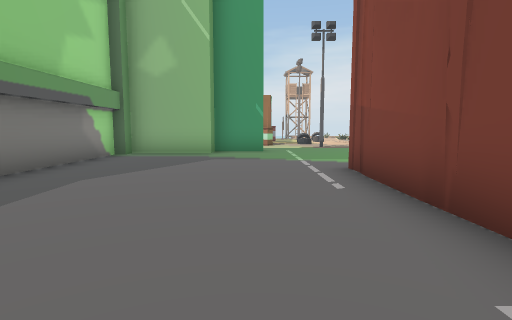
[1] (above)

24 first-person views from a walk through a 3-D level made in the Unity game engine. The camera is 1.5 m above the floor, tilts 6° down and sees 80° across. The floor is counted in squares, 2 m on a side. Each view is taken from the middle of a square. On the plan, view 1 faces up. The plan holds only what a view shows up to about 10 squares ahead; the rest is blank. The place goes on beyond the plan. The player character is not drawn. Some animated figures are not drawn. Some surface patterns are stand-ins.

[2]
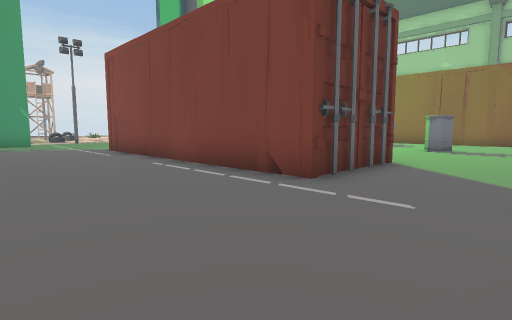

[3]
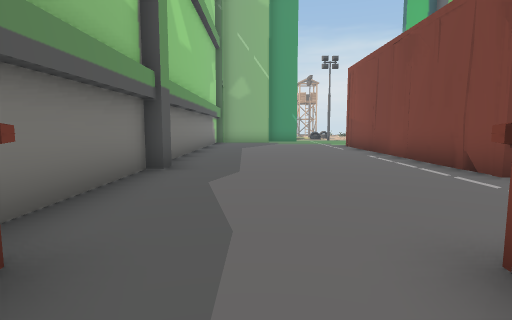

[4]
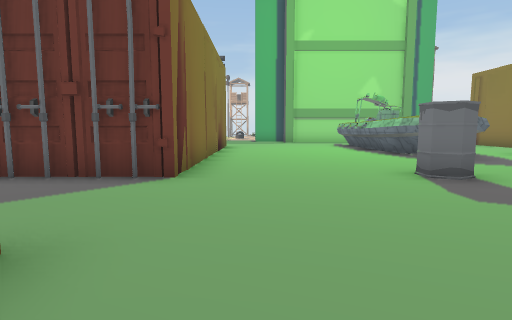

[5]
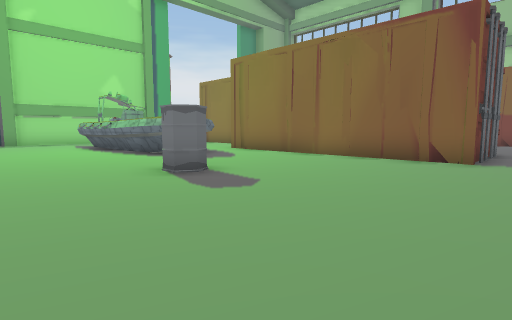

[6]
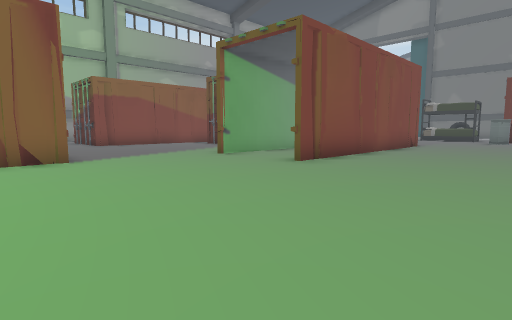

[7]
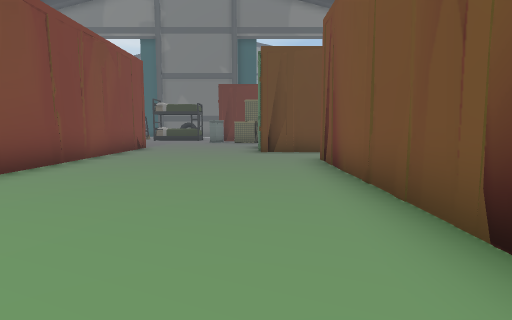

[8]
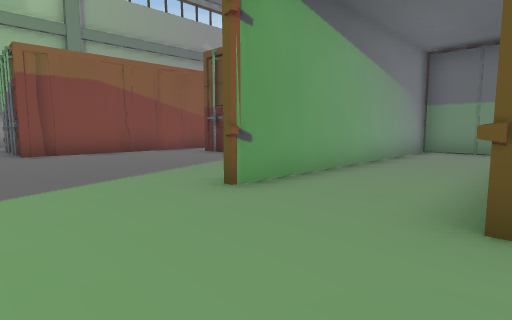

[9]
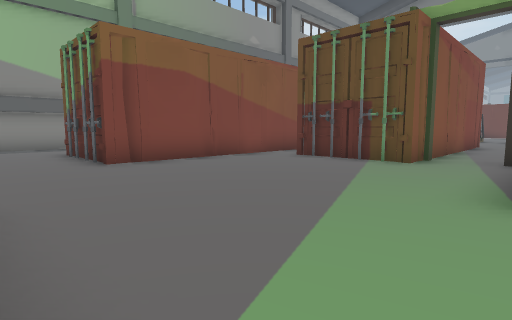

[10]
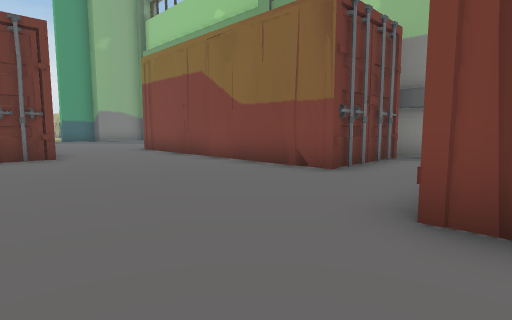

[11]
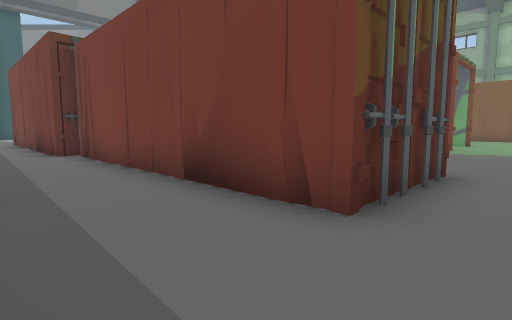

[12]
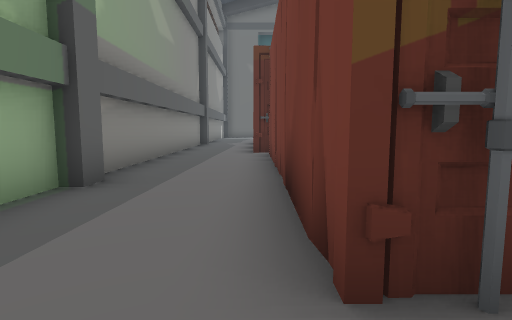

[13]
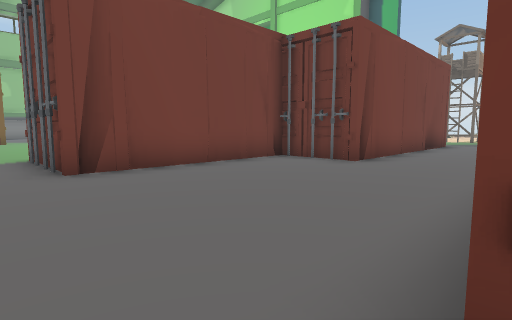

[14]
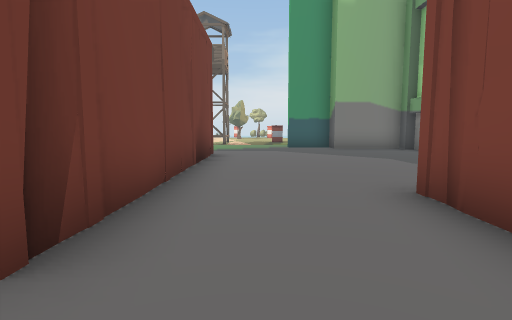

[15]
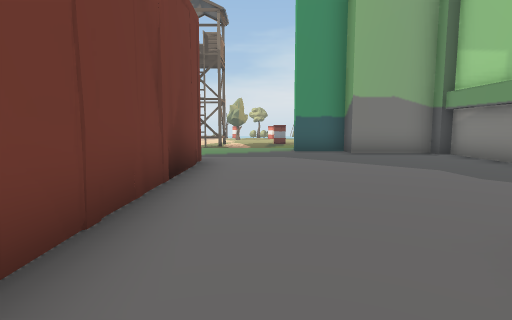

[16]
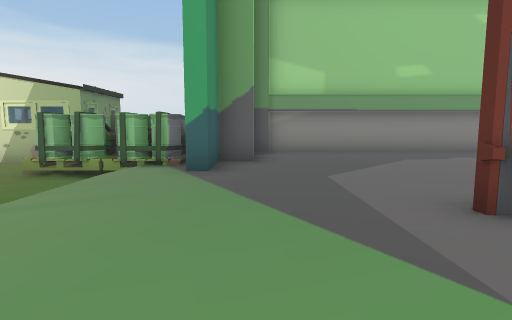

[17]
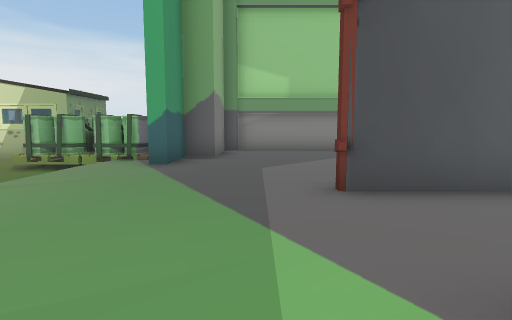

[18]
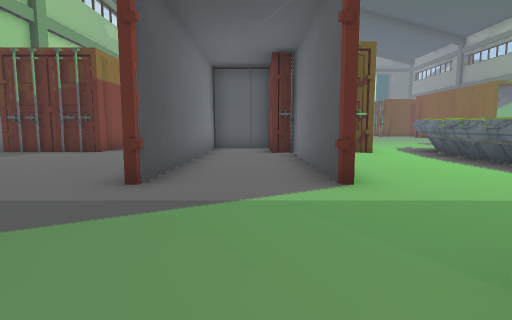

[19]
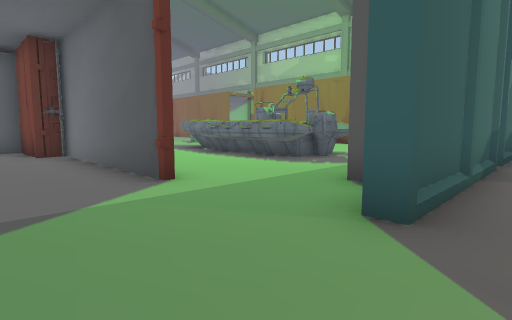

[20]
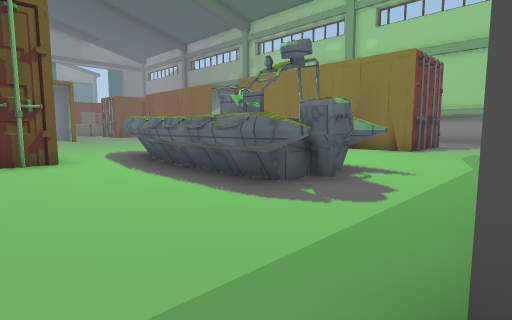

[21]
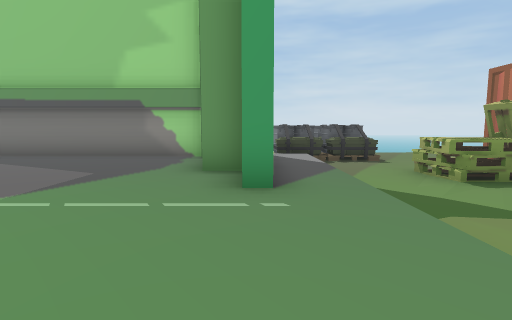

[22]
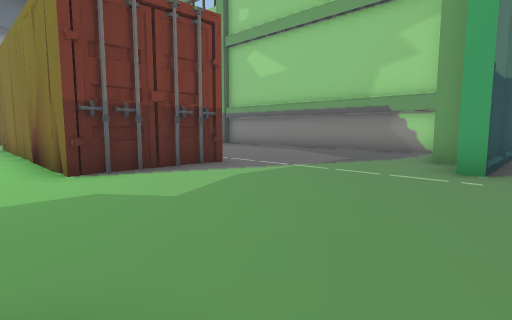

[23]
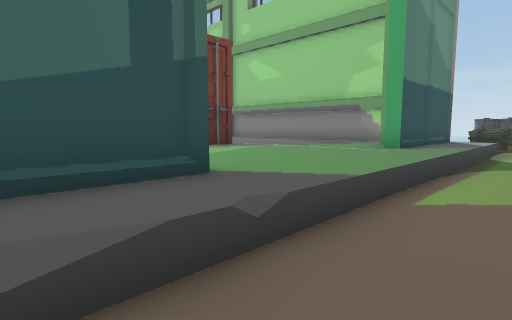

[24]
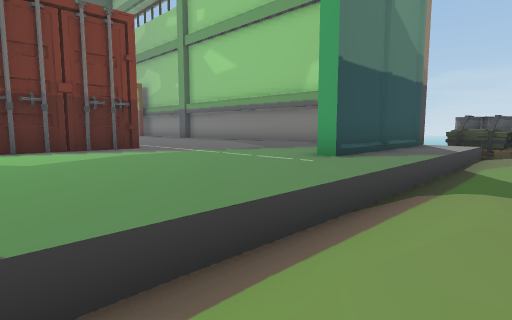

### Floor plan
Key: @ floor where view 1 was taken; # wall or solid block; . main floor; - floor 0.5 m lower than the main floor; _ floor 0.75 m lower than the main floor; / step, stairs or slope; B barrel; P pallet; O other object.
Columns run from 7 left of view 1 to 26 right of it. Each row starts with its distance up from view 1.
 13  PP--O/---------           --PPOO
 12 OPP-//____/-----           //PPOO
 11 OPP.............   ..........PPOO
 10   ######.....##########......##
  9    ###........       #........####
  8    #.............................#
  7    #.............###...#..#......#
  6    #.....###.....###...#..#......#
  5    #.....###.... # #...#..#......#
  4    #.....###.....###...#..#......#
  3    #.....###.....###...#..#......#
  2    #.....###.....###.. #..#......#
  1    #.....###.....###.###..#..#####
  0    #...@.###......#..######..#
 -1    #.....###.........#####...#
 -2    #.....###....B....###.....#
 -3    #.................###.....#
 -4    #.................###.....#
 -5    #.................###.....#
 -6     ...#    .........###.....#####
 -7      .      .....................#
 -8            #...............###...#
 -9            #...............# #...#
-10            #.....#..#......# #...#
-11            #.....#..#......# #...#
-12            #.....#..#......# #...#
-13            #.....#..#..###.# #...#
-14            ......#..#..#  .# #...#
-15            ......#..#..#     #...#
-16            ###...#..#..#     #...#
-17                  ####..#     ##..#
-18                    ##..#      #.
-19                               #.

Where each view was taken, in squares from view 1:
view 1: 0 up, 0 right, facing up
view 2: 5 down, 2 left, facing up-right
view 3: 7 down, 2 left, facing up
view 4: 7 down, 6 right, facing up
view 5: 7 down, 6 right, facing up-right
view 6: 4 down, 6 right, facing down-right
view 7: 6 down, 6 right, facing down
view 8: 7 down, 10 right, facing down-right
view 9: 6 down, 13 right, facing down-right
view 10: 9 down, 17 right, facing up-right
view 11: 7 down, 25 right, facing down-left
view 12: 7 down, 23 right, facing down
view 13: 7 down, 22 right, facing up-left
view 14: 2 down, 20 right, facing up
view 15: 0 up, 20 right, facing up
view 16: 9 up, 16 right, facing right
view 17: 8 up, 15 right, facing right
view 18: 11 up, 17 right, facing down
view 19: 11 up, 18 right, facing down-left
view 20: 9 up, 15 right, facing down-left
view 21: 10 up, 4 right, facing left
view 22: 11 up, 6 right, facing down-left
view 23: 13 up, 8 right, facing down-left
view 24: 13 up, 5 right, facing down-left
